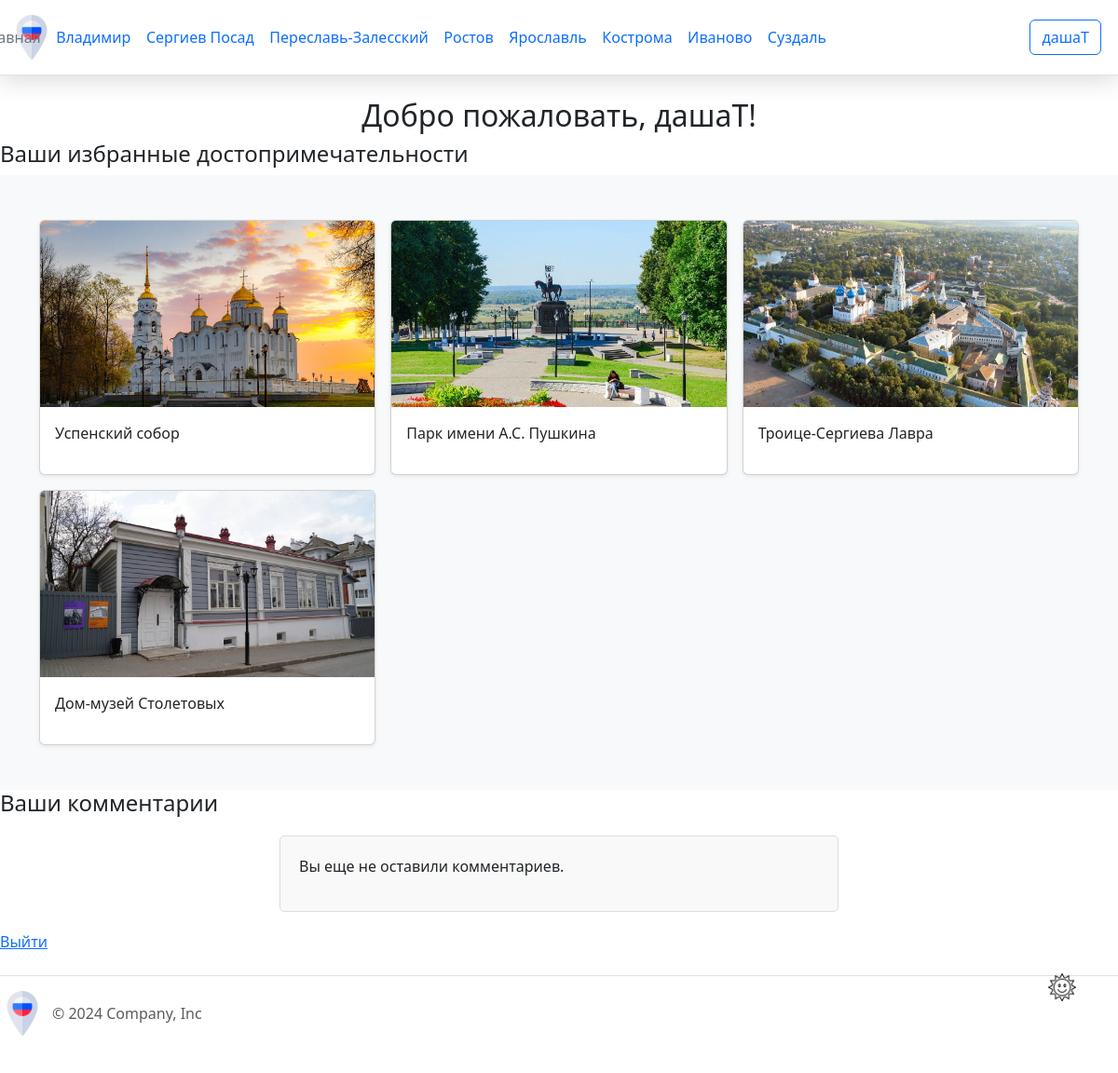
Page /lk (signed in) on the committed database.
### app.py (models this page shows, shortened)
class City(db.Model):
    city_id = db.Column(db.Integer, primary_key=True)
    city_name = db.Column(db.String(20), nullable=False)
    photo = db.Column(db.LargeBinary, nullable=False)
    description = db.Column(db.Text, nullable=False)

class User(UserMixin, db.Model):
    user_id = db.Column(db.Integer, primary_key=True)
    name = db.Column(db.String(20), nullable=False)
    email = db.Column(db.String(40), nullable=False, unique=True)
    password = db.Column(db.Text, nullable=False)

class Attraction(db.Model):
    attraction_id = db.Column(db.Integer, primary_key=True)
    attraction_name = db.Column(db.String(50), nullable=False)
    photo = db.Column(db.LargeBinary, nullable=False)
    description = db.Column(db.Text, nullable=False)
    attraction_type = db.Column(db.String(80), nullable=False)
    city_id = db.Column(db.Integer, db.ForeignKey('city.city_id'), nullable=False)
    latitude = db.Column(db.Float, nullable=True)  # Широта
    longitude = db.Column(db.Float, nullable=True) # Долгота

### app.py (the view)
@app.route("/lk")
@login_required
def lk():
    favorites = Favourite.query.filter_by(user_id=current_user.user_id).all()
    favorite_attractions = []
    for favorite in favorites:
        attraction = Attraction.query.get(favorite.attraction_id)
        if attraction:
            favorite_attractions.append(attraction)
    user_comments = Feedback.query.filter_by(user_id=current_user.user_id).all()  # Получаем все комментарии пользователя
    comments_list = []
    for comment in user_comments:
        comments_list.append({
            'attraction_name': get_attraction_name(comment.attraction_id),  # Функция для получения названия достопримечательности
            'text': comment.comment,
        })
    return render_template('lk.html', name=current_user.name, favorites=favorite_attractions, user_comments=comments_list)

### app.py (called while the page is built)
@app.context_processor
def inject_cities():
    cities = City.query.all()
    return dict(cities=cities)

@login_manager.user_loader
def load_user(user_id):
    return User.query.get(int(user_id))

### templates/lk.html (shortened to what this page needs)
{% extends 'base.html' %}
{% block content %}
<h2>Добро пожаловать, {{ name }}!</h2>
<h4>Ваши избранные достопримечательности</h4>
<div class="album py-5 bg-body-tertiary">
<div class="container">
 <div class="row row-cols-1 row-cols-sm-2 row-cols-md-3 g-3">
{% for attraction in favorites %}
<div class="col">
    <div class="card shadow-sm">
        <img src="{{ url_for('static', filename='img/' + attraction.photo) }}" class="card-img-top" alt="{{ attraction.attraction_name }}">
        <div class="card-body">
            <p class="card-text">{{ attraction.attraction_name }}</p>
        </div>
    </div>
</div>
{% endfor %}
</div>
</div>
</div>
<h4>Ваши комментарии</h4>
<div class="comments-section">
    {% if user_comments %}
    {% for comment in user_comments %}
    <div class="comment">
      <div class="comment-username">{{ comment.attraction_name }}</div>
      <div class="comment-text">{{ comment.text }} </div>
    </div>
  {% endfor %}
    {% else %}
        <p>Вы еще не оставили комментариев.</p>
    {% endif %}
</div>
<a href="{{ url_for('logout') }}">Выйти</a>
{% endblock %}

### templates/base.html (shortened to what this page needs)
<!DOCTYPE html>
<html lang="en">
<head>
    <link href="https://cdn.jsdelivr.net/npm/bootstrap@5.3.3/dist/css/bootstrap.min.css" rel="stylesheet">
    <link rel="stylesheet" href="https://cdnjs.cloudflare.com/ajax/libs/font-awesome/6.2.0/css/all.min.css">
    <link rel="stylesheet" href="{{url_for('static', filename='css/main.css')}}">
    <link rel="stylesheet" href="{{url_for('static', filename='css/dark-theme.css')}}">
</head>
<body>
    <div class="page">
        <header class="d-flex flex-wrap align-items-center justify-content-center justify-content-md-between py-3 mb-4 border-bottom">
          <div class="col-md-3 mb-2 mb-md-0 d-flex align-items-center">
            <a href="/" class="d-inline-flex link-body-emphasis text-decoration-none">
              <img class="header__img" src="{{ url_for('static', filename='img/russia.png') }}" alt="russia">
            </a>
          </div>
          <div class="col-md-6 mb-0 mb-md-0 d-flex justify-content-end align-items-center">
            <ul class="nav col-12 col-md-auto mb-2 justify-content-center mb-md-0 nav-menu">
              <li><a href="{{ url_for('index') }}" class="nav-link px-2 link-secondary">Главная</a></li>
              {% for city in cities %}
                <li class="nav-item">
                  <a class="nav-link" href="{{ url_for('city_detail', city_id=city.city_id) }}">{{ city.city_name }}</a>
                </li>
              {% endfor %}
            </ul>
          </div>
          <div class="col-md-3 text-end d-flex align-items-center justify-content-end">
            {% if current_user.is_authenticated %}
                {% if current_user.email == 'forsitediplom@internet.ru' %}
                    <a href="{{ url_for('admin_page') }}">
                        <button type="button" class="btn btn-outline-primary me-2">{{ current_user.name }}</button>
                    </a>
                {% else %}
                    <a href="{{ url_for('lk') }}">
                        <button type="button" class="btn btn-outline-primary me-2">{{ current_user.name }}</button>
                    </a>
                {% endif %}
            {% else %}
                <a href="{{ url_for('login') }}">
                    <button type="button" class="btn btn-outline-primary me-2">Войти</button>
                </a>
            {% endif %}
        </div>
        </header>
        <div class="content">
            {% block content %}{% endblock %}
        </div>
        <div class="image-button-container">
          <button class="image-button">
            <img src="{{ url_for('static', filename='img/sun.png') }}" alt="Sun" class="button-image">
          </button>
        </div>
        <footer class="d-flex flex-wrap justify-content-between align-items-center py-3 my-4 border-top">
            <div class="col-md-4 d-flex align-items-center">
              <a href="/" class="mb-3 me-2 mb-md-0 text-body-secondary text-decoration-none lh-1">
                <img class="header__img" src="{{ url_for('static', filename='img/russia.png') }}" alt="russia">
              </a>
              <span class="mb-3 mb-md-0 text-body-secondary">© 2024 Company, Inc</span>
            </div>
        </footer>
    </div>
</body>
</html>

### static/css/main.css (style rules this page uses)
header { position: sticky; top: 0; padding: 10px; z-index: 1000; background: #fff; -webkit-box-shadow: 0 5px 25px rgba(0, 0, 0, 0.15); box-shadow: 0 5px 25px rgba(0, 0, 0, 0.15) ; width: 100%; }
.header__img { height: 48px; width: 48px; }
.nav-link { padding: 0.2rem 0.5rem; }
.nav li { padding-right: 0.5px; }
.nav li:last-child { padding-right: 0; }
h2 { text-align: center; margin-top: 0; }
.card { height: 100%; }
.card-img-top { width: 100%; height: 200px; object-fit: cover; }
.comments-section { display: flex; justify-content: center; align-items: flex-start; flex-direction: column; max-width: 600px; margin: 20px auto; padding: 20px; border: 1px solid #ddd; border-radius: 5px; background-color: #f9f9f9; }
.image-button-container { position: fixed; right: 10px; top: 92%; transform: translateY(-50%); z-index: 1000; }
.image-button { width: 100px; height: 50px; border: none; background-color: transparent; cursor: pointer; }
.button-image { width: 30px; height: auto; transition: filter 0.3s ease; }
.nav-menu { display: flex; flex-direction: row; }

### rows in the picture
City: city_name "Владимир"
City: city_name "Сергиев Посад"
City: city_name "Переславь-Залесский"
City: city_name "Ростов"
City: city_name "Ярославль"
City: city_name "Кострома"
City: city_name "Иваново"
City: city_name "Суздаль"
User: name "дашаT"
Attraction: photo (picture), attraction_name "Успенский собор"
Attraction: photo (picture), attraction_name "Парк имени А.С. Пушкина"
Attraction: photo (picture), attraction_name "Троице-Сергиева Лавра"
Attraction: photo (picture), attraction_name "Дом-музей Столетовых"
